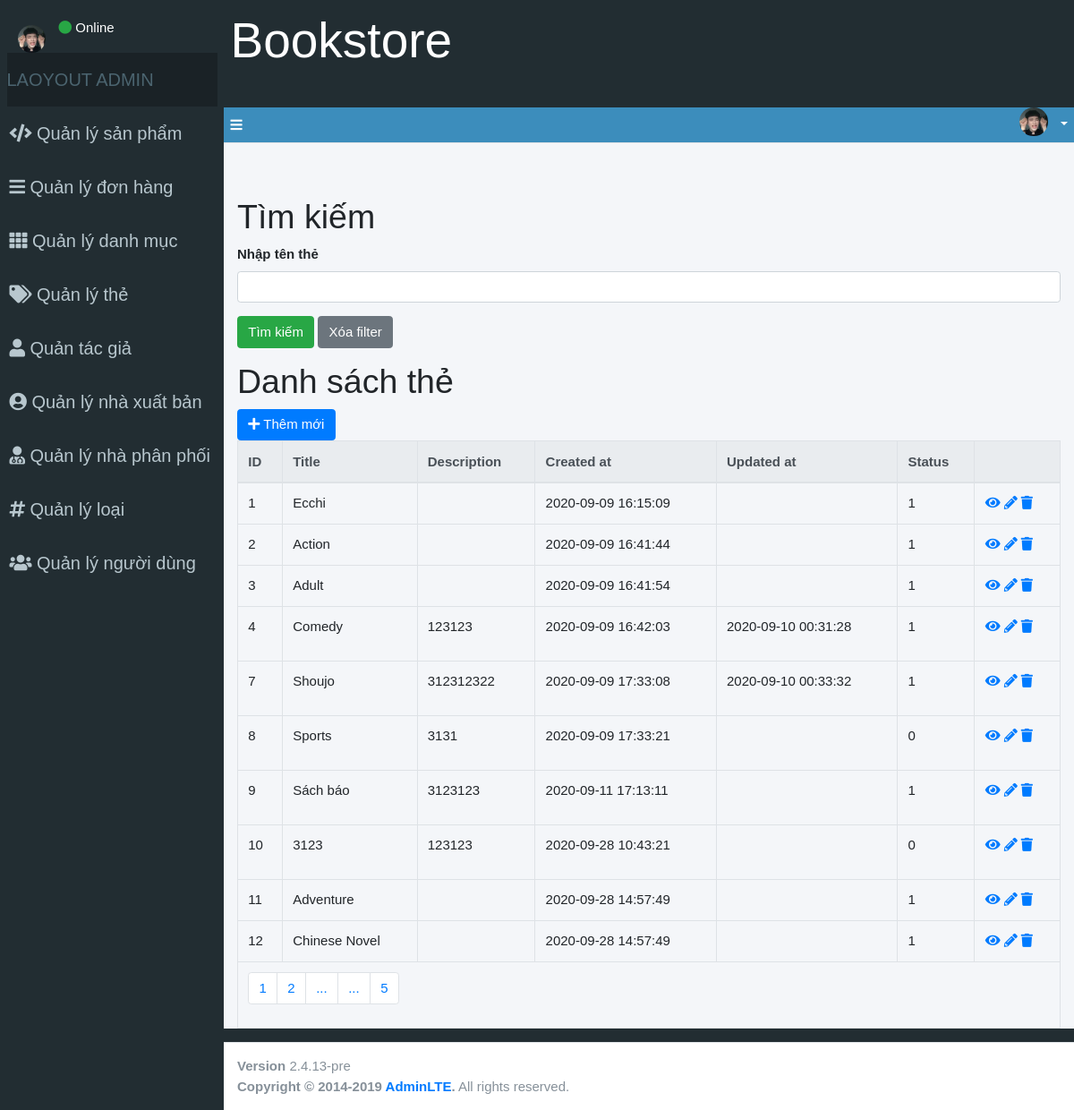
The app's page /index.php?controller=tag&action=index with its own data.
### tables this page shows
CREATE TABLE `tags` (
  `id` int(11) NOT NULL,
  `title` varchar(255) NOT NULL,
  `description` text DEFAULT NULL,
  `created_at` timestamp NOT NULL DEFAULT current_timestamp(),
  `updated_at` datetime DEFAULT NULL,
  `status` tinyint(1) DEFAULT NULL
);

### controllers/Controller.php (called while the page is built, shortened)
<?php
class Controller {
    public function render($file, $variables = []){
        extract($variables);
        require_once $file;
        $render_view = ob_get_clean();
        return $render_view;
    }
}
?>

### controllers/TagController.php (called while the page is built, shortened)
<?php
    require_once "controllers/Controller.php";
    require_once "models/Tag.php";
    require_once "models/Pagination.php";
    class TagController extends Controller {
        public function index(){
            $tag_model = new Tag();
            $params = [
                'limit' => 10,
                'query_string' => 'page',
                'controller' => 'tag',
                'action' => 'index',
                'full_mode' => FALSE
            ];
            $page = 1;
            $countTotal = $tag_model->countTotal();
            $params['total'] = $countTotal;
            $params['page'] = $page;
            $pagination = new Pagination($params);
            $pages = $pagination->getPagination();
            $tags = $tag_model->getAllPagination($params);
            $this->content = $this->render('views/admin/tags/index.php', [
                'abc' => $tags,
                'pages' => $pages
            ]);
            require_once "views/admin/layouts/main.php";
        }
    }
?>

### index.php (called while the page is built, shortened)
<?php
$action = isset($_GET['action']) ? $_GET['action'] : 'index';
$object = new $controller();
$object->$action();
?>

### models/Model.php (called while the page is built, shortened)
<?php
    class Model {
        public function __construct()
        {
            $this->connection = $this->getConnection();
        }
        public function getConnection(){
            try {
                $connection = new PDO(Database::DB_DSN,Database::DB_USERNAME, Database::DB_PASSWORD);
            } catch (PDOException $e){
                die("Connect failed" . $e->getMessage());
            }
            return $connection;
        }
    }
?>

### models/Tag.php (called while the page is built, shortened)
<?php
require_once "models/Model.php";
class Tag extends Model
{
    public $str_search = '';
    public function countTotal()
    {
        $obj_select = $this->connection->prepare("SELECT COUNT(id) from tags WHERE TRUE $this->str_search;");
        $obj_select->execute();
        return $obj_select->fetchColumn();
    }
    public function getAllPagination($params = [])
    {
        $limit = $params['limit'];
        $page = $params['page'];
        $start = ($page - 1) * $limit;
        $sql_select = "SELECT * FROM tags WHERE TRUE $this->str_search LIMIT $start,$limit;";
        $obj_select = $this->connection->prepare($sql_select);
        $obj_select->execute();
        $tags = $obj_select->fetchAll(PDO::FETCH_ASSOC);
        return $tags;
    }
}

### views/admin/tags/index.php (the view, shortened to what this page needs)
<h1>Tìm kiếm</h1>
<form method="get">
    <div class="form-group">
        <label for="">Nhập tên thẻ</label>
        <input type="text" name="title" id="tag" class="form-control" value="<?php echo isset($_GET['title']) ? $_GET['title'] : '' ?>">
    </div>
    <div class="form-group">
        <input type="submit" name="search" id="search" value="Tìm kiếm" class="btn btn-success">
        <a href="index.php?controller=tag" class="btn btn-secondary">Xóa filter</a>
    </div>
</form>
<h1>Danh sách thẻ</h1>
<a href="index.php?controller=tag&action=create" class="btn btn-primary">
    <i class="fa fa-plus"></i> Thêm mới
</a>
<table class="table table-bordered">
    <tr>
        <thead class="thead-light">
            <th>ID</th>
            <th>Title</th>
            <th>Description</th>
            <th>Created at</th>
            <th>Updated at</th>
            <th>Status</th>
            <th></th>
        </thead>
    </tr>
    <tr>
    <?php
        if (!empty($abc)) : ?>
    <?php foreach ($abc as $tag) :?>
        <div class="row">
        <td>
            <?php echo $tag['id'];  ?>
        </td>
        <td>
            <?php echo $tag['title']; ?>
        </td>
        <td>
            <?php echo $tag['description']; ?>
        </td>
        <td>
            <?php echo $tag['created_at']; ?>
        </td>
        <td>
            <?php echo $tag['updated_at']; ?>
        </td>
        <td>
            <?php echo $tag['status']; ?>
        </td>
        <td>
            <a href="index.php?controller=tag&action=detail&id=<?php echo $tag['id'] ?>">
                <i class="fa fa-eye"></i>
            </a>
            <a href="index.php?controller=tag&action=update&id=<?php echo $tag['id'] ?>">
                <i class="fa fa-pencil-alt"></i>
            </a>
            <a onclick="return confirm('Bạn có chắc chắn muốn xóa bản ghi này?')" href="index.php?controller=tag&action=delete&id=<?php  echo $tag['id']?>">
                <i class="fa fa-trash"></i>
            </a>
        </td>
        </div>
    </tr>
    <?php endforeach; ?>
    <tr>
        <td colspan="7"><?php echo "$pages"; ?></td>
    </tr>
    <?php else: ?>
        <tr>
            <td colspan="7">Không có bản ghi nào</td>
         </tr>
    <?php endif;?>
</table>

### assets/css/admin/style.css (style rules this page uses)
body, html { width: 100%; height: 100%; font-size: 15px; font-family: 'Gamja Flower'; }
.table td { height: 25px; }

### views/admin/layouts/main.php (style rules this page uses)
body, html { font-family: Helvetica; }

### records on screen
tags: id "1", title "Ecchi", created_at "2020-09-09 16:15:09", status "1"
tags: id "2", title "Action", created_at "2020-09-09 16:41:44", status "1"
tags: id "3", title "Adult", created_at "2020-09-09 16:41:54", status "1"
tags: id "4", title "Comedy", description "123123", created_at "2020-09-09 16:42:03", updated_at "2020-09-10 00:31:28", status "1"
tags: id "7", title "Shoujo", description "312312322", created_at "2020-09-09 17:33:08", updated_at "2020-09-10 00:33:32", status "1"
tags: id "8", title "Sports", description "3131", created_at "2020-09-09 17:33:21", status "0"
tags: id "9", title "Sách báo", description "3123123", created_at "2020-09-11 17:13:11", status "1"
tags: id "10", title "3123", description "123123", created_at "2020-09-28 10:43:21", status "0"
tags: id "11", title "Adventure", created_at "2020-09-28 14:57:49", status "1"
tags: id "12", title "Chinese Novel", created_at "2020-09-28 14:57:49", status "1"
